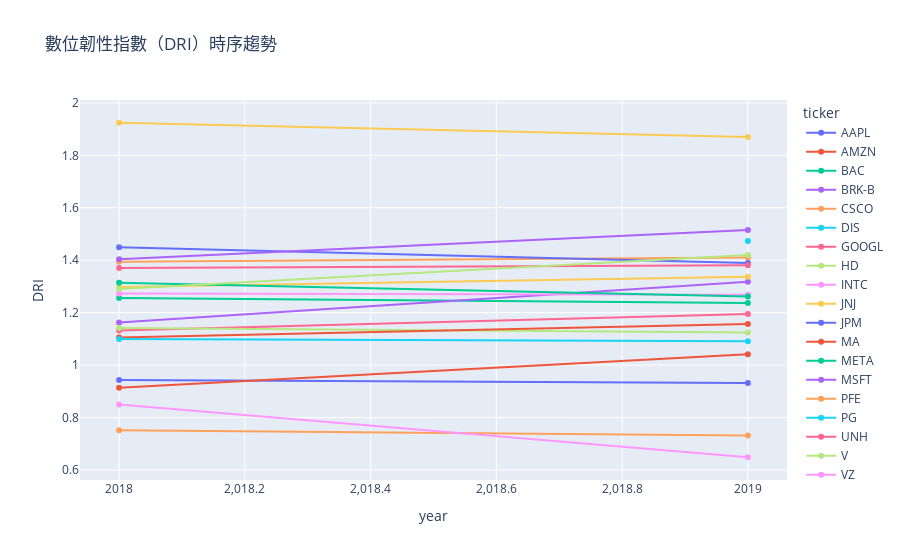

Write notebook code for a chart like this one.
### Code cell
# ========================================
# 視覺化 DRI 指數
# ========================================

import plotly.express as px

if entity_col and time_col:
    fig = px.line(
        agg,
        x=time_col,
        y='DRI',
        color=entity_col,
        markers=True,
        title='數位韌性指數（DRI）時序趨勢'
    )
    fig.show()
elif entity_col:
    fig = px.bar(
        agg,
        x=entity_col,
        y='DRI',
        title='各實體的數位韌性指數（DRI）'
    )
    fig.show()
else:
    fig = px.bar(
        agg,
        x=list(range(len(agg))),
        y='DRI',
        title='整體數位韌性指數（DRI）'
    )
    fig.show()

print("\n✓ 視覺化完成")

### Figure 1 — Plotly figure (JSON) as saved in the notebook; plotly's stock layout.template omitted (floating-point values rounded to 4 significant figures)
{"data": [{"hovertemplate": "ticker=AAPL<br>year=%{x}<br>DRI=%{y}<extra></extra>", "legendgroup": "AAPL", "line": {"color": "#636efa", "dash": "solid"}, "marker": {"symbol": "circle"}, "mode": "lines+markers", "name": "AAPL", "orientation": "v", "showlegend": true, "type": "scatter", "x": [2018, 2019], "xaxis": "x", "y": [0.9436, 0.9314], "yaxis": "y"}, {"hovertemplate": "ticker=AMZN<br>year=%{x}<br>DRI=%{y}<extra></extra>", "legendgroup": "AMZN", "line": {"color": "#EF553B", "dash": "solid"}, "marker": {"symbol": "circle"}, "mode": "lines+markers", "name": "AMZN", "orientation": "v", "showlegend": true, "type": "scatter", "x": [2018, 2019], "xaxis": "x", "y": [0.9139, 1.042], "yaxis": "y"}, {"hovertemplate": "ticker=BAC<br>year=%{x}<br>DRI=%{y}<extra></extra>", "legendgroup": "BAC", "line": {"color": "#00cc96", "dash": "solid"}, "marker": {"symbol": "circle"}, "mode": "lines+markers", "name": "BAC", "orientation": "v", "showlegend": true, "type": "scatter", "x": [2018, 2019], "xaxis": "x", "y": [1.256, 1.237], "yaxis": "y"}, {"hovertemplate": "ticker=BRK-B<br>year=%{x}<br>DRI=%{y}<extra></extra>", "legendgroup": "BRK-B", "line": {"color": "#ab63fa", "dash": "solid"}, "marker": {"symbol": "circle"}, "mode": "lines+markers", "name": "BRK-B", "orientation": "v", "showlegend": true, "type": "scatter", "x": [2018, 2019], "xaxis": "x", "y": [1.162, 1.318], "yaxis": "y"}, {"hovertemplate": "ticker=CSCO<br>year=%{x}<br>DRI=%{y}<extra></extra>", "legendgroup": "CSCO", "line": {"color": "#FFA15A", "dash": "solid"}, "marker": {"symbol": "circle"}, "mode": "lines+markers", "name": "CSCO", "orientation": "v", "showlegend": true, "type": "scatter", "x": [2018, 2019], "xaxis": "x", "y": [1.394, 1.41], "yaxis": "y"}, {"hovertemplate": "ticker=DIS<br>year=%{x}<br>DRI=%{y}<extra></extra>", "legendgroup": "DIS", "line": {"color": "#19d3f3", "dash": "solid"}, "marker": {"symbol": "circle"}, "mode": "lines+markers", "name": "DIS", "orientation": "v", "showlegend": true, "type": "scatter", "x": [2019], "xaxis": "x", "y": [1.473], "yaxis": "y"}, {"hovertemplate": "ticker=GOOGL<br>year=%{x}<br>DRI=%{y}<extra></extra>", "legendgroup": "GOOGL", "line": {"color": "#FF6692", "dash": "solid"}, "marker": {"symbol": "circle"}, "mode": "lines+markers", "name": "GOOGL", "orientation": "v", "showlegend": true, "type": "scatter", "x": [2018, 2019], "xaxis": "x", "y": [1.132, 1.195], "yaxis": "y"}, {"hovertemplate": "ticker=HD<br>year=%{x}<br>DRI=%{y}<extra></extra>", "legendgroup": "HD", "line": {"color": "#B6E880", "dash": "solid"}, "marker": {"symbol": "circle"}, "mode": "lines+markers", "name": "HD", "orientation": "v", "showlegend": true, "type": "scatter", "x": [2018, 2019], "xaxis": "x", "y": [1.141, 1.124], "yaxis": "y"}, {"hovertemplate": "ticker=INTC<br>year=%{x}<br>DRI=%{y}<extra></extra>", "legendgroup": "INTC", "line": {"color": "#FF97FF", "dash": "solid"}, "marker": {"symbol": "circle"}, "mode": "lines+markers", "name": "INTC", "orientation": "v", "showlegend": true, "type": "scatter", "x": [2018, 2019], "xaxis": "x", "y": [1.273, 1.268], "yaxis": "y"}, {"hovertemplate": "ticker=JNJ<br>year=%{x}<br>DRI=%{y}<extra></extra>", "legendgroup": "JNJ", "line": {"color": "#FECB52", "dash": "solid"}, "marker": {"symbol": "circle"}, "mode": "lines+markers", "name": "JNJ", "orientation": "v", "showlegend": true, "type": "scatter", "x": [2018, 2019], "xaxis": "x", "y": [1.297, 1.337], "yaxis": "y"}, {"hovertemplate": "ticker=JPM<br>year=%{x}<br>DRI=%{y}<extra></extra>", "legendgroup": "JPM", "line": {"color": "#636efa", "dash": "solid"}, "marker": {"symbol": "circle"}, "mode": "lines+markers", "name": "JPM", "orientation": "v", "showlegend": true, "type": "scatter", "x": [2018, 2019], "xaxis": "x", "y": [1.449, 1.389], "yaxis": "y"}, {"hovertemplate": "ticker=MA<br>year=%{x}<br>DRI=%{y}<extra></extra>", "legendgroup": "MA", "line": {"color": "#EF553B", "dash": "solid"}, "marker": {"symbol": "circle"}, "mode": "lines+markers", "name": "MA", "orientation": "v", "showlegend": true, "type": "scatter", "x": [2018, 2019], "xaxis": "x", "y": [1.105, 1.157], "yaxis": "y"}, {"hovertemplate": "ticker=META<br>year=%{x}<br>DRI=%{y}<extra></extra>", "legendgroup": "META", "line": {"color": "#00cc96", "dash": "solid"}, "marker": {"symbol": "circle"}, "mode": "lines+markers", "name": "META", "orientation": "v", "showlegend": true, "type": "scatter", "x": [2018, 2019], "xaxis": "x", "y": [1.314, 1.262], "yaxis": "y"}, {"hovertemplate": "ticker=MSFT<br>year=%{x}<br>DRI=%{y}<extra></extra>", "legendgroup": "MSFT", "line": {"color": "#ab63fa", "dash": "solid"}, "marker": {"symbol": "circle"}, "mode": "lines+markers", "name": "MSFT", "orientation": "v", "showlegend": true, "type": "scatter", "x": [2018, 2019], "xaxis": "x", "y": [1.403, 1.515], "yaxis": "y"}, {"hovertemplate": "ticker=PFE<br>year=%{x}<br>DRI=%{y}<extra></extra>", "legendgroup": "PFE", "line": {"color": "#FFA15A", "dash": "solid"}, "marker": {"symbol": "circle"}, "mode": "lines+markers", "name": "PFE", "orientation": "v", "showlegend": true, "type": "scatter", "x": [2018, 2019], "xaxis": "x", "y": [0.7512, 0.7316], "yaxis": "y"}, {"hovertemplate": "ticker=PG<br>year=%{x}<br>DRI=%{y}<extra></extra>", "legendgroup": "PG", "line": {"color": "#19d3f3", "dash": "solid"}, "marker": {"symbol": "circle"}, "mode": "lines+markers", "name": "PG", "orientation": "v", "showlegend": true, "type": "scatter", "x": [2018, 2019], "xaxis": "x", "y": [1.1, 1.091], "yaxis": "y"}, {"hovertemplate": "ticker=UNH<br>year=%{x}<br>DRI=%{y}<extra></extra>", "legendgroup": "UNH", "line": {"color": "#FF6692", "dash": "solid"}, "marker": {"symbol": "circle"}, "mode": "lines+markers", "name": "UNH", "orientation": "v", "showlegend": true, "type": "scatter", "x": [2018, 2019], "xaxis": "x", "y": [1.37, 1.381], "yaxis": "y"}, {"hovertemplate": "ticker=V<br>year=%{x}<br>DRI=%{y}<extra></extra>", "legendgroup": "V", "line": {"color": "#B6E880", "dash": "solid"}, "marker": {"symbol": "circle"}, "mode": "lines+markers", "name": "V", "orientation": "v", "showlegend": true, "type": "scatter", "x": [2018, 2019], "xaxis": "x", "y": [1.29, 1.42], "yaxis": "y"}, {"hovertemplate": "ticker=VZ<br>year=%{x}<br>DRI=%{y}<extra></extra>", "legendgroup": "VZ", "line": {"color": "#FF97FF", "dash": "solid"}, "marker": {"symbol": "circle"}, "mode": "lines+markers", "name": "VZ", "orientation": "v", "showlegend": true, "type": "scatter", "x": [2018, 2019], "xaxis": "x", "y": [0.8499, 0.6485], "yaxis": "y"}, {"hovertemplate": "ticker=XOM<br>year=%{x}<br>DRI=%{y}<extra></extra>", "legendgroup": "XOM", "line": {"color": "#FECB52", "dash": "solid"}, "marker": {"symbol": "circle"}, "mode": "lines+markers", "name": "XOM", "orientation": "v", "showlegend": true, "type": "scatter", "x": [2018, 2019], "xaxis": "x", "y": [1.924, 1.869], "yaxis": "y"}], "layout": {"legend": {"title": {"text": "ticker"}, "tracegroupgap": 0}, "title": {"text": "數位韌性指數（DRI）時序趨勢"}, "xaxis": {"anchor": "y", "domain": [0, 1], "title": {"text": "year"}}, "yaxis": {"anchor": "x", "domain": [0, 1], "title": {"text": "DRI"}}}}
